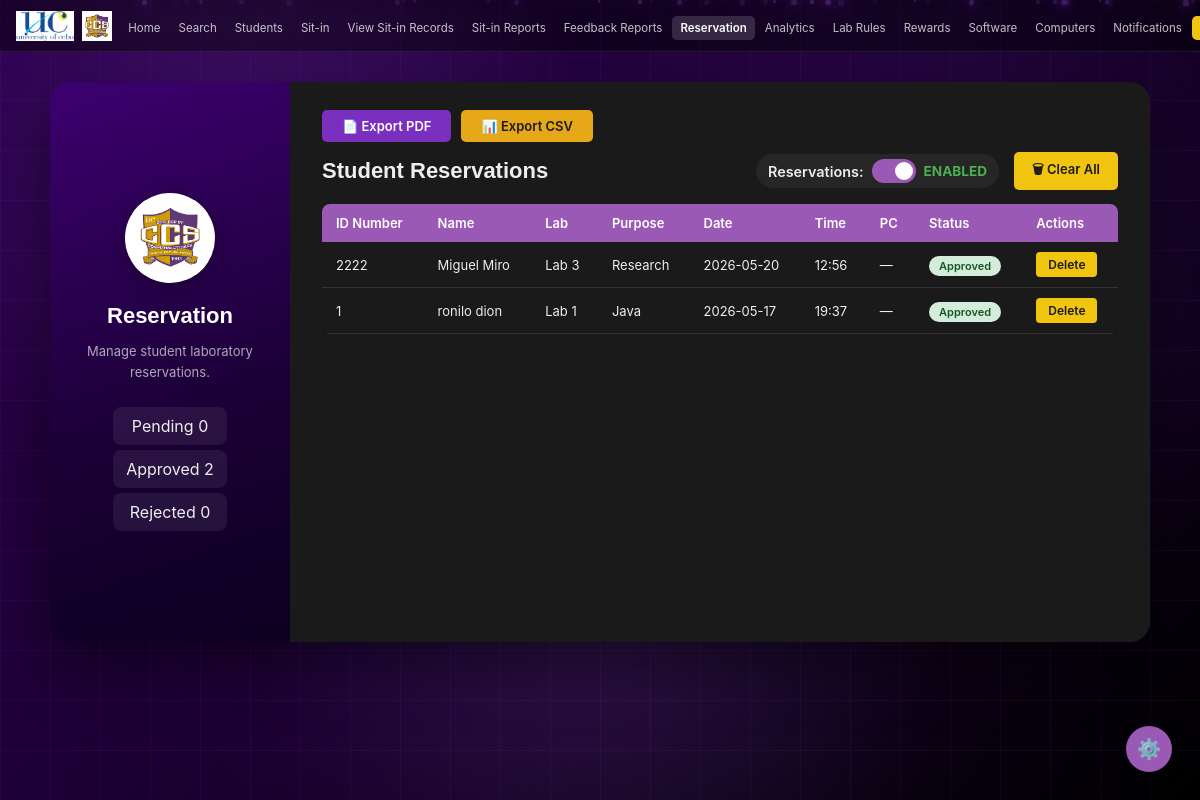
The app's page /admin/reservation (signed in), older data.
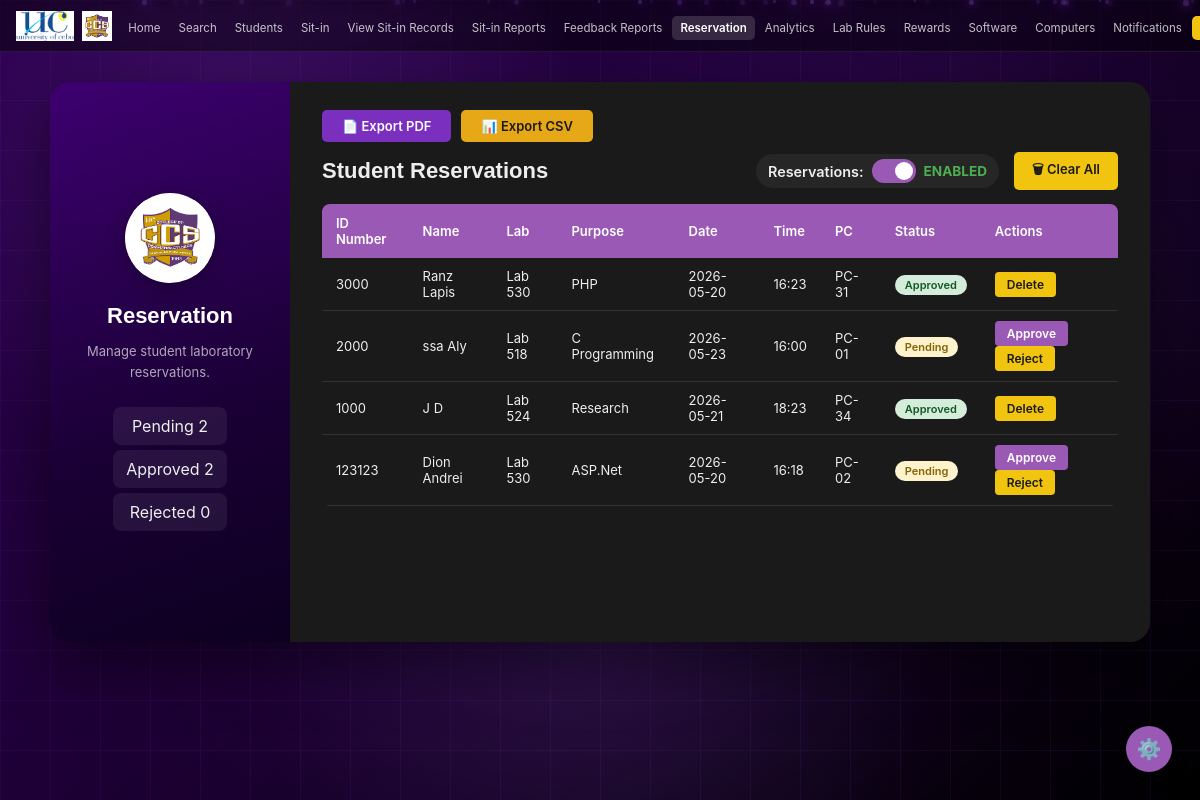
The same page, newer data.
### tables this page shows
CREATE TABLE reservations (
        id INTEGER PRIMARY KEY AUTOINCREMENT,
        idnum TEXT NOT NULL,
        name TEXT NOT NULL,
        lab TEXT NOT NULL,
        purpose TEXT NOT NULL DEFAULT '',
        date TEXT NOT NULL,
        time TEXT NOT NULL,
        status TEXT NOT NULL DEFAULT 'Pending'
    , pc_id INTEGER);

CREATE TABLE computer_units (
        id INTEGER PRIMARY KEY AUTOINCREMENT,
        pc_number TEXT NOT NULL,
        lab_id INTEGER NOT NULL,
        status TEXT NOT NULL DEFAULT 'Available',
        FOREIGN KEY (lab_id) REFERENCES laboratory(id)
    );

### app.py (the view)
@app.route('/admin/reservation', methods=['GET', 'POST'])
def admin_reservation():
    if not admin_required():
        return redirect(url_for('login'))
    conn = get_db()
    reservations = conn.execute('''
        SELECT r.*, cu.pc_number
        FROM reservations r
        LEFT JOIN computer_units cu ON r.pc_id = cu.id
        ORDER BY r.id DESC
    ''').fetchall()
    status_row = conn.execute("SELECT value FROM settings WHERE key = 'reservations_enabled'").fetchone()
    reservations_enabled = (status_row['value'] == '1') if status_row else True
    conn.close()
    return render_template('admin/reservation.html', reservations=reservations, reservations_enabled=reservations_enabled)

### app.py (called while the page is built, shortened)
def get_db():
    conn = sqlite3.connect(os.path.join(BASE_DIR, 'database.db'))
    conn.row_factory = sqlite3.Row
    return conn

@app.before_request
def csrf_protect():
    if 'csrf_token' not in session:
        session['csrf_token'] = secrets.token_hex(16)
    if request.method == "POST":
        token = session.get('csrf_token', '')
        form_token = request.form.get('csrf_token', '')
        if not token or token != form_token:
            flash('Invalid request. Please try again.', 'error')
            return redirect(request.url)

@app.context_processor
def inject_unread_count():
    if 'user_id' in session and session.get('role') == 'admin':
        conn = get_db()
        count = conn.execute('''
            SELECT COUNT(*) FROM notifications
            WHERE is_read = 0 AND idnum = ?
        ''', (session['user_idnum'],)).fetchone()[0]
        conn.close()
        return dict(unread_count=count)
    return dict(unread_count=0)

def admin_required():
    return 'user_id' in session and session.get('role') == 'admin'

### templates/admin/reservation.html (shortened to what the changed rows need)
<!DOCTYPE html>
<html lang="en" data-theme="dark">
<head>
  <link rel="stylesheet" href="{{ url_for('static', filename='style.css') }}" />
  <link href="https://cdnjs.cloudflare.com/ajax/libs/toastr.js/latest/toastr.min.css" rel="stylesheet"/>
</head>
<body>
  <main class="admin-main">
    <div class="admin-split-card">
      <div class="split-left">
        <h2 class="split-title">Reservation</h2>
        <div class="student-info-box" style="margin-top:20px;">
          <div class="info-row">
            <span class="info-lbl">Pending</span>
            <span class="info-val">{{ reservations | selectattr('status', 'equalto', 'Pending') | list | length }}</span>
          </div>
        </div>
      </div>
      <div class="split-right">
        <div style="display:flex; justify-content:space-between; align-items:center; margin-bottom:14px;">
          <h2 class="form-title" style="margin-bottom:0;">Student Reservations</h2>
        </div>
        <div class="table-wrap">
          <table class="admin-table">
            <thead>
              <tr>
                <th>ID Number</th>
                <th>Name</th>
                <th>Lab</th>
                <th>Purpose</th>
                <th>Date</th>
                <th>Time</th>
                <th>PC</th>
                <th>Status</th>
                <th>Actions</th>
              </tr>
            </thead>
            <tbody>
              {% for r in reservations %}
              <tr>
                <td>{{ r['idnum'] }}</td>
                <td>{{ r['name'] }}</td>
                <td>{{ r['lab'] }}</td>
                <td>{{ r['purpose'] }}</td>
                <td>{{ r['date'] }}</td>
                <td>{{ r['time'] }}</td>
                <td>{{ r['pc_number'] if r['pc_number'] else '—' }}</td>
                <td>
                  {% if r['status'] == 'Pending' %}
                    <span class="badge badge-pending">Pending</span>
                  {% elif r['status'] == 'Approved' %}
                    <span class="badge badge-active">Approved</span>
                  {% elif r['status'] == 'Cancelled' %}
                    <span class="badge" style="background:#6b7280;color:#fff;padding:2px 8px;border-radius:12px;font-size:11px;font-weight:600;">Cancelled</span>
                  {% else %}
                    <span class="badge badge-done">Rejected</span>
                  {% endif %}
                </td>
                <td>
                  {% if r['status'] == 'Pending' %}
                    <a href="{{ url_for('approve_reservation', reservation_id=r['id']) }}"
                       class="btn-edit"
                       onclick="return confirm('Approve this reservation?')">Approve</a>
                    <a href="{{ url_for('reject_reservation', reservation_id=r['id']) }}"
                       class="btn-delete"
                       onclick="return confirm('Reject this reservation?')">Reject</a>
                  {% else %}
                    <a href="{{ url_for('delete_reservation', reservation_id=r['id']) }}"
                       class="btn-delete"
                       onclick="return confirm('Delete this reservation?')">Delete</a>
                  {% endif %}
                </td>
              </tr>
              {% else %}
              <tr><td colspan="9" class="no-data">No reservations yet.</td></tr>
              {% endfor %}
            </tbody>
          </table>
        </div>
      </div>
    </div>
  </main>
</body>
</html>

Row changes from the older to the newer data that the page shows:
removed reservations: idnum "2222", name "Miguel Miro", lab "Lab 3", purpose "Research", date "2026-05-20", time "12:56", r "—", status "Approved"
removed reservations: idnum "1", name "ronilo dion", lab "Lab 1", purpose "Java", date "2026-05-17", time "19:37", r "—", status "Approved"
added reservations: idnum "3000", name "Ranz Lapis", lab "Lab 530", purpose "PHP", date "2026-05-20", time "16:23", pc_number "PC-31", status "Approved"
added reservations: idnum "2000", name "ssa Aly", lab "Lab 518", purpose "C Programming", date "2026-05-23", time "16:00", pc_number "PC-01", status "Pending"
added reservations: idnum "1000", name "J D", lab "Lab 524", purpose "Research", date "2026-05-21", time "18:23", pc_number "PC-34", status "Approved"
added reservations: idnum "123123", name "Dion Andrei", lab "Lab 530", purpose "ASP.Net", date "2026-05-20", time "16:18", pc_number "PC-02", status "Pending"
Text that changed along with them:
text no longer shown: "0"
text now shown: "2"
